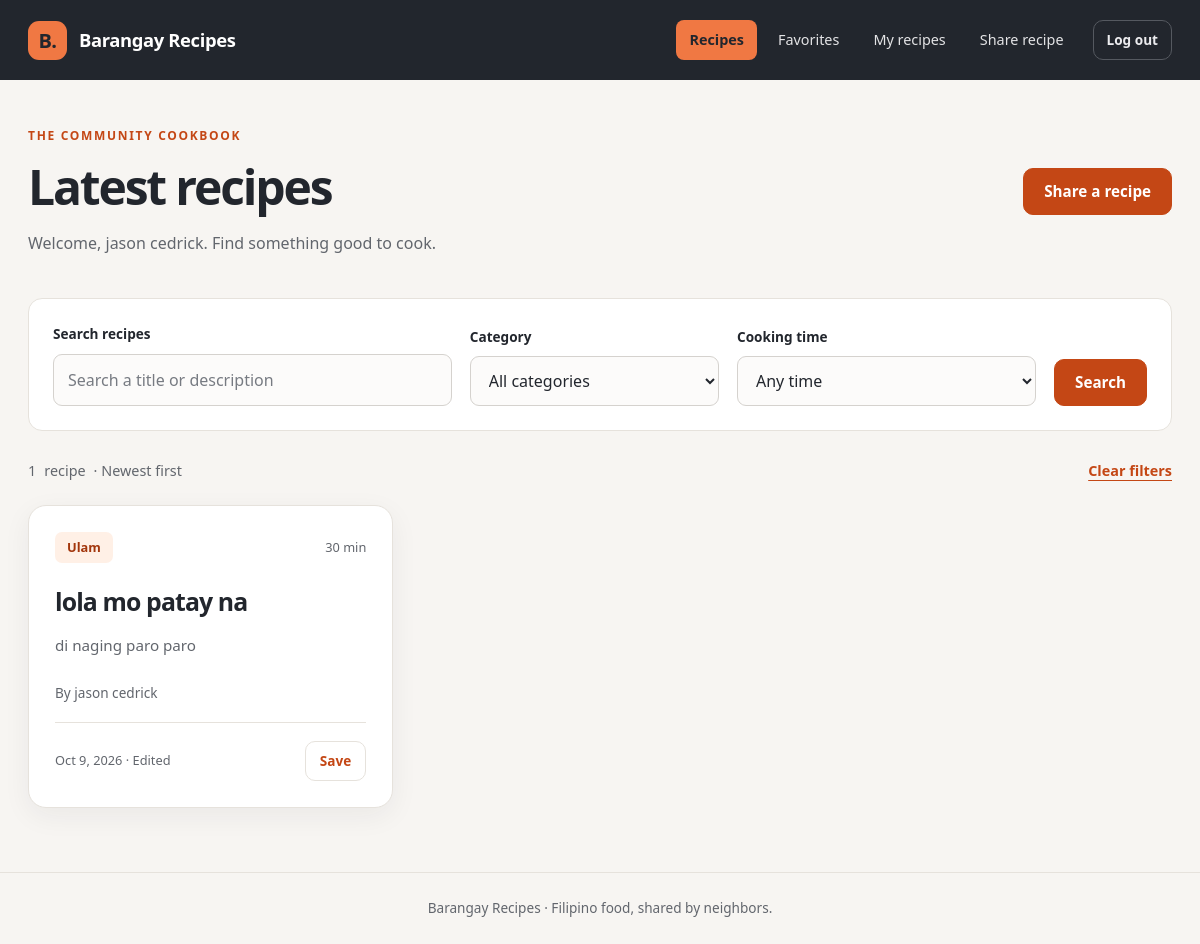
Screenshot of /index.php (signed in) with the database file from the repository.
### tables this page shows
CREATE TABLE `recipes` (
  `id` int(10) UNSIGNED NOT NULL,
  `user_id` int(10) UNSIGNED NOT NULL,
  `category_id` int(10) UNSIGNED NOT NULL,
  `title` varchar(100) NOT NULL,
  `description` varchar(300) NOT NULL,
  `steps` text NOT NULL,
  `cook_minutes` smallint(5) UNSIGNED NOT NULL CHECK (`cook_minutes` between 1 and 1440),
  `created_at` timestamp NOT NULL DEFAULT current_timestamp(),
  `updated_at` timestamp NULL DEFAULT NULL
);

CREATE TABLE `categories` (
  `id` int(10) UNSIGNED NOT NULL,
  `name` varchar(60) NOT NULL
);

CREATE TABLE `users` (
  `id` int(10) UNSIGNED NOT NULL,
  `name` varchar(60) NOT NULL,
  `email` varchar(190) NOT NULL,
  `password_hash` varchar(255) NOT NULL,
  `created_at` timestamp NOT NULL DEFAULT current_timestamp()
);

### includes/functions.php (called while the page is built, shortened)
<?php
require_once __DIR__ . '/../config/database.php';
require_once __DIR__ . '/../classes/Recipe.php';
function e($value)
{
    return htmlspecialchars((string) $value, ENT_QUOTES | ENT_SUBSTITUTE, 'UTF-8');
}
function text($data, $key)
{
    return isset($data[$key]) && is_string($data[$key]) ? trim($data[$key]) : '';
}
function id($value)
{
    return (int) (filter_var($value, FILTER_VALIDATE_INT, ['options' => ['min_range' => 1]]) ?: 0);
}
function postedDate($value)
{
    $date = new DateTime($value, new DateTimeZone('UTC'));
    $date->setTimezone(new DateTimeZone('Asia/Manila'));
    return $date->format('M j, Y');
}

### classes/Recipe.php (called while the page is built, shortened)
<?php
class Recipe
{
    private $db;
    public function __construct($pdo)
    {
        $this->db = $pdo;
    }
    public function all($userId, $search, $category, $minutes, $view)
    {
        $sql = 'SELECT r.*, u.name AS author, c.name AS category,
                EXISTS(SELECT 1 FROM favorites f
                       WHERE f.recipe_id = r.id AND f.user_id = ?) AS saved
                FROM recipes r
                JOIN users u ON r.user_id = u.id
                JOIN categories c ON r.category_id = c.id
                WHERE 1 = 1';
        $values = [$userId];
        $sql .= ' ORDER BY r.created_at DESC, r.id DESC';
        $statement = $this->db->prepare($sql);
        $statement->execute($values);
        return $statement->fetchAll();
    }
}

### index.php (the view, shortened to what this page needs)
<?php
require 'includes/functions.php';
$recipeModel = new Recipe($pdo);
$search = mb_substr(text($_GET, 'search'), 0, 100);
$category = id($_GET['category'] ?? 0);
$minutes = id($_GET['minutes'] ?? 0);
if (!in_array($minutes, [15, 30, 60], true)) {
    $minutes = 0;
}
$view = text($_GET, 'view');
if (!in_array($view, ['all', 'mine', 'favorites'], true)) {
    $view = 'all';
}
$recipes = $recipeModel->all(
    (int) $_SESSION['user_id'],
    $search,
    $category,
    $minutes,
    $view
);
$titles = [
    'all' => 'Latest recipes',
    'mine' => 'My recipes',
    'favorites' => 'My favorites'
];
$pageTitle = $titles[$view];
$activeNav = $view;
require 'includes/header.php';
?>
<section aria-labelledby="recipes-title">
    <header class="page-heading">
        <div>
            <span class="eyebrow">THE COMMUNITY COOKBOOK</span>
            <h1 id="recipes-title"><?= e($pageTitle) ?></h1>
            <p>
                Welcome, <?= e($_SESSION['name']) ?>.
                Find something good to cook.
            </p>
        </div>
        <a class="button" href="recipe_form.php">Share a recipe</a>
    </header>
    <form method="get" class="panel filters" role="search">
        <div>
            <label for="search">Search recipes</label>
            <input
                id="search"
                name="search"
                type="search"
                maxlength="100"
                placeholder="Search a title or description"
                value="<?= e($search) ?>"
            >
        </div>
        <div>
            <label for="category">Category</label>
            <select id="category" name="category">
                <option value="">All categories</option>
            </select>
        </div>
        <div>
            <label for="minutes">Cooking time</label>
            <select id="minutes" name="minutes">
                <option value="">Any time</option>
            </select>
        </div>
        <button type="submit">Search</button>
    </form>
    <p class="result-info">
        <span id="recipe-count"><?= count($recipes) ?></span>
        <span id="recipe-word">
            <?= count($recipes) === 1 ? 'recipe' : 'recipes' ?>
        </span>
        · Newest first
        <a href="index.php?view=<?= e($view) ?>">Clear filters</a>
    </p>
    <div class="recipe-grid" data-view="<?= e($view) ?>">
        <?php foreach ($recipes as $recipe): ?>
            <article class="panel recipe-card">
                <header>
                    <div class="card-top">
                        <p class="category-tag">
                            <?= e($recipe['category']) ?>
                        </p>
                        <span class="cook-time">
                            <?= (int) $recipe['cook_minutes'] ?> min
                        </span>
                    </div>
                    <h2>
                        <a href="recipe.php?id=<?= (int) $recipe['id'] ?>">
                            <?= e($recipe['title']) ?>
                        </a>
                    </h2>
                </header>
                <p class="recipe-description">
                    <?= e($recipe['description']) ?>
                </p>
                <p class="meta">
                    By <?= e($recipe['author']) ?>
                </p>
                <footer class="card-footer">
                    <p class="meta">
                        <time datetime="<?= e(
                            str_replace(' ', 'T', $recipe['created_at']) . 'Z'
                        ) ?>">
                            <?= e(postedDate($recipe['created_at'])) ?>
                        </time>
                        <?php if ($recipe['updated_at']): ?>
                            <span> · Edited</span>
                        <?php endif; ?>
                    </p>
                    <button
                        type="button"
                        class="favorite-button"
                        data-id="<?= (int) $recipe['id'] ?>"
                        data-saved="<?= (int) $recipe['saved'] ?>"
                        aria-pressed="<?= $recipe['saved'] ? 'true' : 'false' ?>"
                        aria-label="<?= e(
                            ($recipe['saved'] ? 'Unsave ' : 'Save ')
                            . $recipe['title']
                        ) ?>"
                        data-title="<?= e($recipe['title']) ?>"
                    >
                        <?= $recipe['saved'] ? 'Saved' : 'Save' ?>
                    </button>
                </footer>
            </article>
        <?php endforeach; ?>
    </div>
</section>
<?php require 'includes/footer.php'; ?>

### includes/header.php (shortened to what this page needs)
<!DOCTYPE html>
<html lang="en">
<head>
    <link rel="stylesheet" href="assets/style.css?v=2">
</head>
<body>
<header class="site-header">
    <div class="header-content">
        <a class="brand" href="index.php">
            <span class="brand-badge" aria-hidden="true">B.</span>
            <span>Barangay Recipes</span>
        </a>
        <nav aria-label="Main navigation">
            <?php if (!empty($_SESSION['user_id'])): ?>
                <a href="index.php"
                   <?= ($activeNav ?? '') === 'all' ? 'aria-current="page"' : '' ?>>
                    Recipes
                </a>
                <a href="index.php?view=favorites"
                   <?= ($activeNav ?? '') === 'favorites' ? 'aria-current="page"' : '' ?>>
                    Favorites
                </a>
                <a href="index.php?view=mine"
                   <?= ($activeNav ?? '') === 'mine' ? 'aria-current="page"' : '' ?>>
                    My recipes
                </a>
                <a href="recipe_form.php"
                   <?= ($activeNav ?? '') === 'share' ? 'aria-current="page"' : '' ?>>
                    Share recipe
                </a>
                <form action="logout.php" method="post" class="nav-logout">
                    <button type="submit">Log out</button>
                </form>
            <?php endif; ?>
        </nav>
    </div>
</header>
<main id="main-content" class="container">

### includes/footer.php (shortened to what this page needs)
</main>
<footer class="site-footer">
    <p>Barangay Recipes · Filipino food, shared by neighbors.</p>
</footer>
</body>
</html>

### rows the page displays
recipes: category.name "Ulam", cook_minutes "30", title "lola mo patay na", description "di naging paro paro", user.name "jason cedrick", created_at "Oct 9, 2026", shows "· Edited"

### other values shown
$pageTitle "Latest recipes"
$_SESSION['name'] "jason cedrick"
count($recipes) "1"
